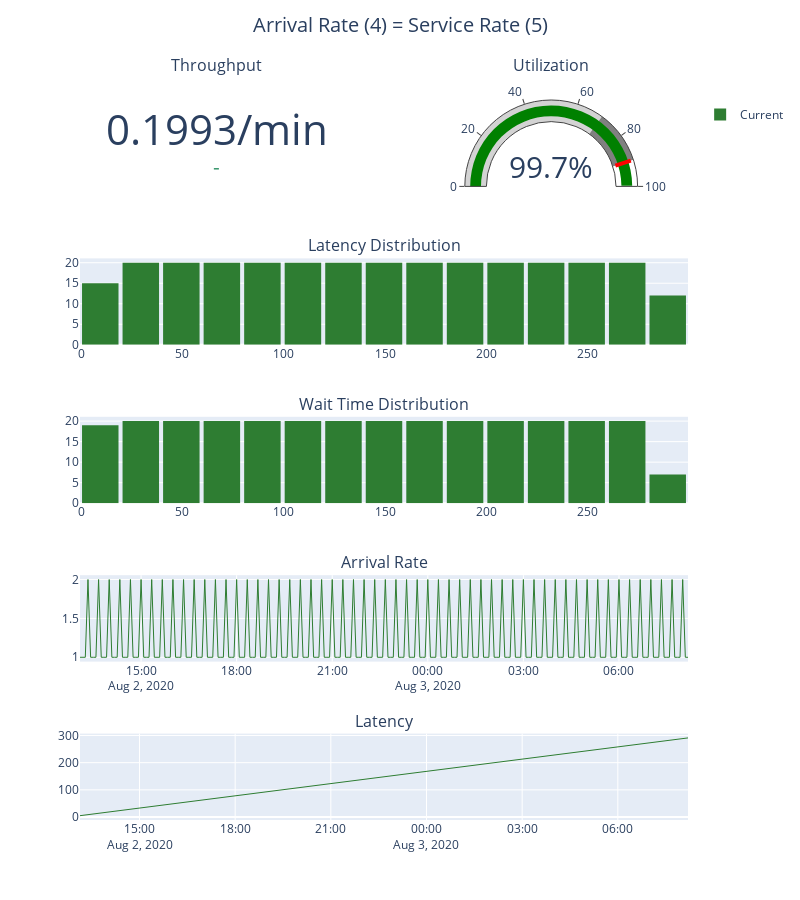

The cell this chart's notebook holds for it:
### Code cell
dashboard = build_dashboard(Q1, title='Arrival Rate (4) = Service Rate (5)')
dashboard.show()

### Figure 1 — Plotly figure (JSON) as saved in the notebook; plotly's stock layout.template omitted (floating-point values rounded to 4 significant figures; data arrays with more than 128 entries replaced by an {"elided": "..."} marker saying what was removed)
{"data": [{"domain": {"x": [0, 0.45], "y": [0.88, 1]}, "mode": "number+delta", "number": {"suffix": "/min"}, "type": "indicator", "value": 0.1993}, {"domain": {"x": [0.55, 1], "y": [0.88, 1]}, "gauge": {"axis": {"range": [0, 100]}, "steps": [{"color": "lightgray", "range": [0, 70]}, {"color": "gray", "range": [70, 90]}], "threshold": {"line": {"color": "red", "width": 4}, "thickness": 0.75, "value": 90}}, "mode": "gauge+number", "number": {"suffix": "%"}, "type": "indicator", "value": 99.72}, {"bingroup": "1", "marker": {"color": "#2E7D32"}, "name": "Current", "nbinsx": 20, "type": "histogram", "x": {"elided": "287 int values"}, "xaxis": "x", "yaxis": "y"}, {"bingroup": "2", "marker": {"color": "#2E7D32"}, "name": "Current", "showlegend": false, "type": "histogram", "x": {"elided": "286 int values"}, "xaxis": "x2", "yaxis": "y2"}, {"line": {"color": "#2E7D32", "width": 1}, "showlegend": false, "type": "scatter", "x": {"elided": "230 str values"}, "xaxis": "x3", "y": {"elided": "230 int values"}, "yaxis": "y3"}, {"line": {"color": "#2E7D32", "width": 1}, "showlegend": false, "type": "scatter", "x": {"elided": "287 str values"}, "xaxis": "x4", "y": {"elided": "287 int values"}, "yaxis": "y4"}], "layout": {"annotations": [{"font": {"size": 16}, "showarrow": false, "text": "Throughput", "x": 0.225, "xanchor": "center", "xref": "paper", "y": 1.03, "yanchor": "bottom", "yref": "paper"}, {"font": {"size": 16}, "showarrow": false, "text": "Utilization", "x": 0.775, "xanchor": "center", "xref": "paper", "y": 1.03, "yanchor": "bottom", "yref": "paper"}, {"font": {"size": 16}, "showarrow": false, "text": "Latency Distribution", "x": 0.5, "xanchor": "center", "xref": "paper", "y": 0.78, "yanchor": "bottom", "yref": "paper"}, {"font": {"size": 16}, "showarrow": false, "text": "Wait Time Distribution", "x": 0.5, "xanchor": "center", "xref": "paper", "y": 0.56, "yanchor": "bottom", "yref": "paper"}, {"font": {"size": 16}, "showarrow": false, "text": "Arrival Rate", "x": 0.5, "xanchor": "center", "xref": "paper", "y": 0.34, "yanchor": "bottom", "yref": "paper"}, {"font": {"size": 16}, "showarrow": false, "text": "Latency", "x": 0.5, "xanchor": "center", "xref": "paper", "y": 0.12, "yanchor": "bottom", "yref": "paper"}], "bargap": 0.1, "barmode": "overlay", "height": 900, "title": {"font": {"size": 20}, "text": "Arrival Rate (4) = Service Rate (5)", "x": 0.5, "xanchor": "center", "y": 0.98, "yanchor": "top"}, "width": 800, "xaxis": {"anchor": "y", "domain": [0, 1]}, "xaxis2": {"anchor": "y2", "domain": [0, 1]}, "xaxis3": {"anchor": "y3", "domain": [0, 1]}, "xaxis4": {"anchor": "y4", "domain": [0, 1]}, "yaxis": {"anchor": "x", "domain": [0.66, 0.78]}, "yaxis2": {"anchor": "x2", "domain": [0.44, 0.56]}, "yaxis3": {"anchor": "x3", "domain": [0.22, 0.34]}, "yaxis4": {"anchor": "x4", "domain": [0, 0.12]}}}
